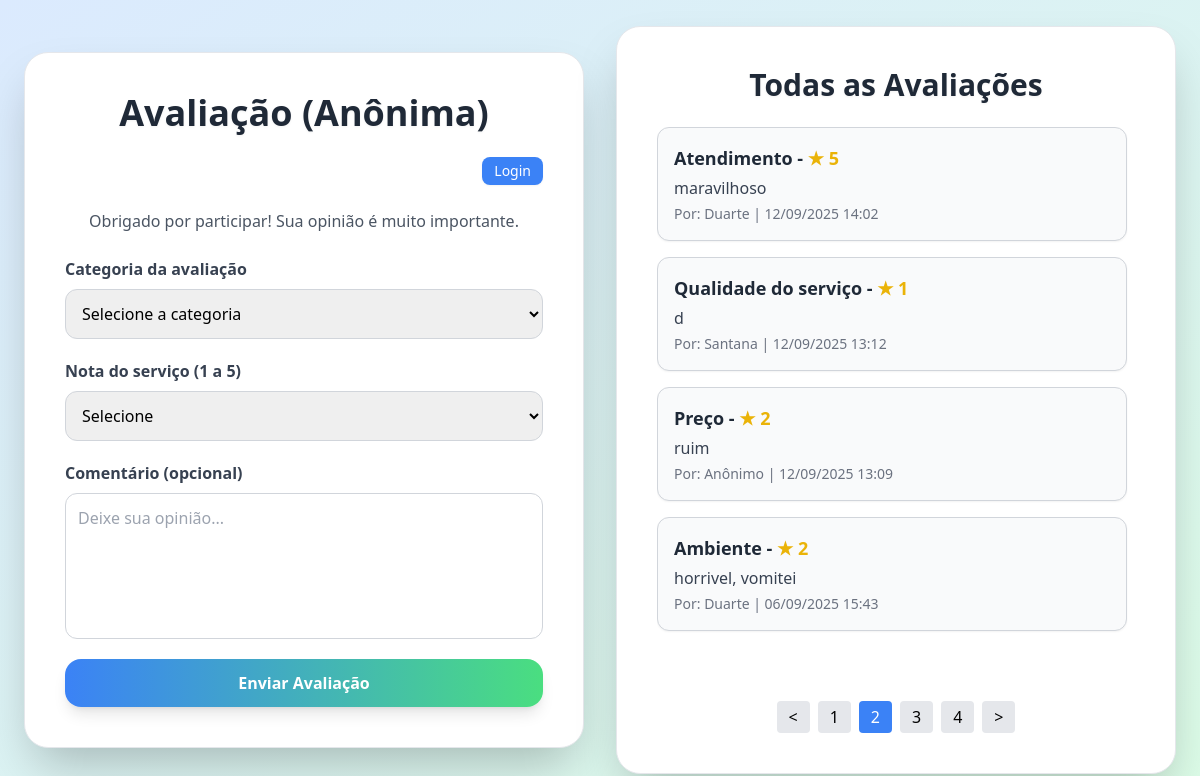
Page /src/frontend/views/view_painel.php?pagina=2 on the committed database.
### tables this page shows
CREATE TABLE `avaliacoes` (
  `id_avaliacao` int(11) NOT NULL,
  `id_usuario` int(11) DEFAULT NULL,
  `ip_usuario` varchar(64) NOT NULL,
  `id_categoria` int(11) NOT NULL,
  `conteudo` text NOT NULL,
  `nota` int(11) DEFAULT NULL CHECK (`nota` between 1 and 5),
  `data_avaliacao` datetime DEFAULT current_timestamp(),
  `anonima` tinyint(1) DEFAULT 0
);

CREATE TABLE `categorias_avaliacao` (
  `id_categoria` int(11) NOT NULL,
  `nome_categoria` varchar(100) NOT NULL
);

CREATE TABLE `usuarios` (
  `id_usuario` int(11) NOT NULL,
  `id_tipo` int(11) NOT NULL,
  `nome` varchar(100) NOT NULL,
  `email` varchar(150) NOT NULL,
  `data_cadastro` datetime DEFAULT current_timestamp(),
  `cnpj` varchar(18) DEFAULT NULL
);

### src/backend/model/sessao.php (called while the page is built, shortened)
<?php
include_once __DIR__ . '/../database/db.php';
function verificarSessao() {
    if (!isset($_SESSION['usuario']) || !isset($_SESSION['token'])) {
        return false;
    }
    return true;
}

### src/backend/database/db.php (called while the page is built)
<?php
$dsn = "mysql:host=localhost;dbname=FeedbackEmpresas;charset=utf8mb4";
$user = "root";
$pass = "vini9000santana@";
try {
    $pdo = new PDO($dsn, $user, $pass);
    $pdo->setAttribute(PDO::ATTR_ERRMODE, PDO::ERRMODE_EXCEPTION);
} catch (PDOException $e) {
    die("Erro na conexão: " . $e->getMessage());
}
function executarConsulta($sql, $params = [])
{
    global $pdo;
    try {
        $stmt = $pdo->prepare($sql);
        $stmt->execute($params);
        return $stmt;
    } catch (PDOException $e) {
        throw $e;
    }
}

### src/frontend/views/view_painel.php (the view, shortened to what this page needs)
<?php
include_once __DIR__ . '/../../backend/model/sessao.php';
include_once __DIR__ . '/../../backend/database/db.php';
$logado = verificarSessao();
$idUsuario = $logado ? $_SESSION['usuario']['id'] : null;
$nomeUsuario = $logado ? $_SESSION['usuario']['nome'] : 'Anônimo';
$pagina = isset($_GET['pagina']) ? (int) $_GET['pagina'] : 1;
$limite = 4;
$offset = ($pagina - 1) * $limite;
$totalAvaliacoes = executarConsulta("
    SELECT COUNT(*) AS total
    FROM avaliacoes a
    " . ($logado ? "WHERE a.id_usuario <> $idUsuario" : "")
)->fetch(PDO::FETCH_ASSOC)['total'];
$totalPaginas = ceil($totalAvaliacoes / $limite);
$condicaoUsuario = $logado ? "WHERE a.id_usuario <> $idUsuario" : "";
$todasAvaliacoes = executarConsulta("
    SELECT a.id_avaliacao,
           c.nome_categoria,
           a.conteudo,
           a.nota,
           a.data_avaliacao,
           u.nome AS nome_usuario
    FROM avaliacoes a
    JOIN categorias_avaliacao c ON a.id_categoria = c.id_categoria
    LEFT JOIN usuarios u ON a.id_usuario = u.id_usuario
    $condicaoUsuario
    ORDER BY a.data_avaliacao DESC
    LIMIT $limite OFFSET $offset
")->fetchAll(PDO::FETCH_ASSOC);
?>
<!DOCTYPE html>
<html lang="pt-BR">
<head>
  <script src="https://cdn.tailwindcss.com"></script>
</head>
<body class="bg-gradient-to-br from-blue-100 to-green-100 min-h-screen flex flex-col md:flex-row items-center justify-center p-6 gap-8">
<div class="max-w-3xl w-full bg-white rounded-3xl shadow-2xl p-10 space-y-6 border border-gray-200">
  <h1 class="text-4xl font-extrabold text-gray-800 text-center mb-2 drop-shadow-sm">
    Avaliação <?= $logado ? '' : '(Anônima)' ?>
  </h1>
  <div class="flex justify-end items-center mb-4 space-x-3 text-sm">
    <?php if ($logado): ?>
      <span class="text-gray-700 font-medium">Logado como <strong><?= htmlspecialchars($nomeUsuario) ?></strong></span>
      <a href="logout.php" class="px-3 py-1 bg-red-500 text-white rounded-lg hover:bg-red-600 transition-shadow shadow-sm">Sair</a>
    <?php else: ?>
      <a href="view_login.php" class="px-3 py-1 bg-blue-500 text-white rounded-lg hover:bg-blue-600 transition-shadow shadow-sm">Login</a>
    <?php endif; ?>
  </div>
  <p class="text-gray-600 text-center mb-6">
    Obrigado por participar! Sua opinião é muito importante.
  </p>
  <form id="formAvaliacao" class="space-y-5">
    <div class="flex flex-col">
      <label class="text-gray-700 font-semibold mb-2">Categoria da avaliação</label>
      <select name="id_categoria" required class="w-full border border-gray-300 rounded-xl p-3 focus:ring-2 focus:ring-blue-400 focus:border-transparent transition">
        <option value="">Selecione a categoria</option>
      </select>
    </div>
    <div class="flex flex-col">
      <label class="text-gray-700 font-semibold mb-2">Nota do serviço (1 a 5)</label>
      <select name="nota" required class="w-full border border-gray-300 rounded-xl p-3 focus:ring-2 focus:ring-green-400 focus:border-transparent transition">
        <option value="">Selecione</option>
      </select>
    </div>
    <div class="flex flex-col">
      <label class="text-gray-700 font-semibold mb-2">Comentário (opcional)</label>
      <textarea name="conteudo" rows="5" class="w-full border border-gray-300 rounded-xl p-3 resize-none focus:ring-2 focus:ring-purple-400 focus:border-transparent transition" placeholder="Deixe sua opinião..."></textarea>
    </div>
    <button type="submit" class="w-full bg-gradient-to-r from-blue-500 to-green-400 text-white font-bold py-3 rounded-2xl shadow-lg hover:scale-105 transform transition-all">
      Enviar Avaliação
    </button>
  </form>
</div>
<div class="max-w-3xl w-full bg-white rounded-3xl shadow-2xl p-10 space-y-6 border border-gray-200">
  <h2 class="text-3xl font-extrabold text-gray-800 text-center mb-4 drop-shadow-sm">
    Todas as Avaliações
  </h2>
  <div id="todasAvaliacoes" class="space-y-4 h-[550px] overflow-y-auto pr-2">
    <?php if (empty($todasAvaliacoes)): ?>
      <p class="text-gray-600 text-center">Nenhuma avaliação encontrada.</p>
    <?php else: ?>
      <?php foreach ($todasAvaliacoes as $av): ?>
        <div class="border border-gray-300 rounded-xl p-4 bg-gray-50 shadow-sm hover:shadow-md transition">
          <div class="flex justify-between items-start">
            <div>
              <p class="font-semibold text-lg text-gray-800">
                <?= htmlspecialchars($av['nome_categoria']) ?> -
                <span class="text-yellow-500">★ <?= $av['nota'] ?></span>
              </p>
              <p class="text-gray-700 mt-1"><?= htmlspecialchars($av['conteudo']) ?></p>
              <p class="text-gray-500 text-sm mt-1">
                Por: <?= htmlspecialchars($av['nome_usuario'] ?? 'Anônimo') ?> |
                <?= date('d/m/Y H:i', strtotime($av['data_avaliacao'])) ?>
              </p>
            </div>
          </div>
        </div>
      <?php endforeach; ?>
    <?php endif; ?>
  </div>
  <?php if ($totalPaginas > 1): ?>
    <div class="flex justify-center items-center mt-4 space-x-2">
      <a href="?pagina=<?= max(1, $pagina-1) ?>" class="px-3 py-1 bg-gray-200 rounded hover:bg-gray-300">&lt;</a>
      <?php for($p=1; $p <= $totalPaginas; $p++): ?>
        <a href="?pagina=<?= $p ?>" class="px-3 py-1 rounded <?= $p == $pagina ? 'bg-blue-500 text-white' : 'bg-gray-200 hover:bg-gray-300' ?>">
          <?= $p ?>
        </a>
      <?php endfor; ?>
      <a href="?pagina=<?= min($totalPaginas, $pagina+1) ?>" class="px-3 py-1 bg-gray-200 rounded hover:bg-gray-300">&gt;</a>
    </div>
  <?php endif; ?>
</div>
</body>
</html>

### rows in the picture
avaliacoes: id_categoria.nome_categoria "Atendimento", nota "5", conteudo "maravilhoso", id_usuario.nome "Duarte", data_avaliacao "12/09/2025 14:02"
avaliacoes: id_categoria.nome_categoria "Qualidade do serviço", nota "1", conteudo "d", id_usuario.nome "Santana", data_avaliacao "12/09/2025 13:12"
avaliacoes: id_categoria.nome_categoria "Preço", nota "2", conteudo "ruim", nome_usuario "Anônimo", data_avaliacao "12/09/2025 13:09"
avaliacoes: id_categoria.nome_categoria "Ambiente", nota "2", conteudo "horrivel, vomitei", id_usuario.nome "Duarte", data_avaliacao "06/09/2025 15:43"
